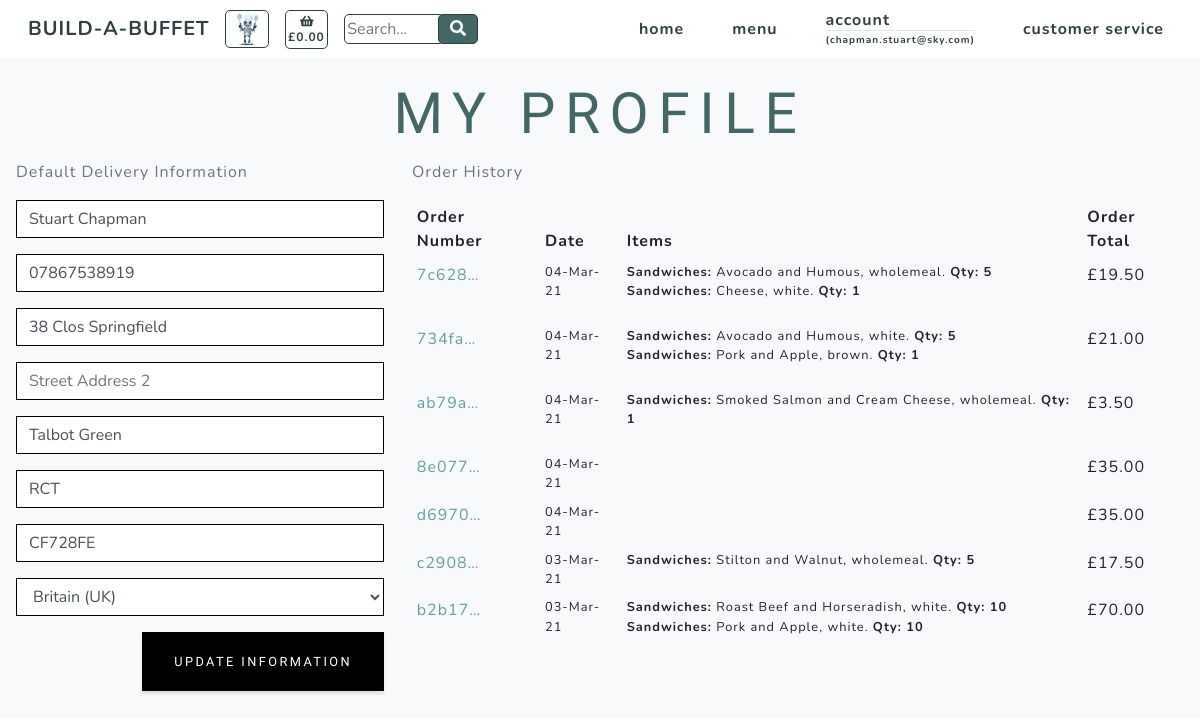
Screenshot of /profiles/ (signed in) with the database file from the repository.
### profiles/models.py (models this page shows)
class UserProfile(models.Model):
    user = models.OneToOneField(User, on_delete=models.CASCADE)
    default_full_name = models.CharField(max_length=20, null=True, blank=True)
    default_phone_number = models.CharField(max_length=20, null=True, blank=True)
    default_street_address1 = models.CharField(max_length=80, null=True, blank=True)
    default_street_address2 = models.CharField(max_length=80, null=True, blank=True)
    default_town_or_city = models.CharField(max_length=40, null=True, blank=True)
    default_county = models.CharField(max_length=80, null=True, blank=True)
    default_postcode = models.CharField(max_length=20, null=True, blank=True)
    default_country = CountryField(blank_label='Country', null=True, blank=True)
    def __str__(self):
        return self.user.username

### checkout/models.py (models this page shows, shortened)
class Order(models.Model):
    customer_name = models.CharField(max_length=50, null=False, blank=False)
    order_number = models.CharField(max_length=32, null=False, editable=False)
    cookie = models.CharField(max_length=32, null=False, editable=False)
    full_name = models.CharField(max_length=50, null=False, blank=False)
    email = models.EmailField(max_length=254, null=False, blank=False)
    phone_number = models.CharField(max_length=20, null=False, blank=False)
    country = CountryField(blank_label='Country *', null=False, blank=False)
    postcode = models.CharField(max_length=20, null=True, blank=True)
    town_or_city = models.CharField(max_length=40, null=False, blank=False)
    street_address1 = models.CharField(max_length=80, null=False, blank=False)
    street_address2 = models.CharField(max_length=80, null=True, blank=True)
    county = models.CharField(max_length=80, null=True, blank=True)
    date = models.DateTimeField(auto_now_add=True)
    delivery_cost = models.DecimalField(max_digits=6, decimal_places=2, null=False, default=0)
    order_total = models.DecimalField(max_digits=10, decimal_places=2, null=False, default=0)
    grand_total = models.DecimalField(max_digits=10, decimal_places=2, null=False, default=0)

class Order_items(models.Model):
    class Meta:
        verbose_name_plural = 'Order_items'
    order_number = models.CharField(max_length=32, null=False, editable=False)
    cookie = models.DecimalField(max_digits=8, decimal_places=0)
    item_number = models.DecimalField(max_digits=9999, decimal_places=0)
    category = models.CharField(max_length=254)
    name = models.CharField(max_length=254)
    servings = models.DecimalField(max_digits=3, decimal_places=0)
    option = models.CharField(max_length=254)
    total_price = models.DecimalField(max_digits=6, decimal_places=2, null=True, blank=True)

### products/models.py (models this page shows, shortened)
class Options(models.Model):
    class Meta:
        verbose_name_plural = 'Options'
    category = models.ForeignKey('Category', null=True, blank=True,
                                 on_delete=models.SET_NULL)
    option1 = models.TextField()
    option2 = models.TextField()
    option3 = models.TextField()

### profiles/views.py (the view)
# urls.py: path('', views.profile, name='profile'),
@login_required
def profile(request):
    profile = get_object_or_404(UserProfile, user=request.user)
    if request.method == 'POST':
        form = UserProfileForm(request.POST, instance=profile)
        if form.is_valid():
            form.save()
            messages.success(request, 'Profile updated successfully')
        else:
            messages.error(request, 'Update failed. Please ensure the form is valid.')
    else:
        form = UserProfileForm(instance=profile)
    options = Options.objects.all()
    orders = Order.objects.filter(customer_name=profile)
    items = Order_items.objects.none()
    x = -1
    for order in orders:
        x = x + 1
        order_number = Order.objects.filter(customer_name=profile)[x].order_number
        order_items = Order_items.objects.filter(order_number=order_number)
        items = items | order_items
    orders = orders.order_by('-date')
    context = {
        'form': form,
        'orders': orders,
        'items': items,
        'options': options,
        'on_profile_page': True
    }
    return render(request, 'profiles/profile.html', context)

### profiles/forms.py
class UserProfileForm(forms.ModelForm):
    class Meta:
        model = UserProfile
        exclude = ('user',)
    def __init__(self, *args, **kwargs):
        super().__init__(*args, **kwargs)
        placeholders = {
            'default_full_name': 'Full Name',
            'default_phone_number': 'Phone Number',
            'default_postcode': 'Postal Code',
            'default_town_or_city': 'Town or City',
            'default_street_address1': 'Street Address 1',
            'default_street_address2': 'Street Address 2',
            'default_county': 'County, State or Locality',
        }
        self.fields['default_phone_number'].widget.attrs['autofocus'] = True
        for field in self.fields:
            if field != 'default_country':
                if self.fields[field].required:
                    placeholder = f'{placeholders[field]} *'
                else:
                    placeholder = placeholders[field]
                self.fields[field].widget.attrs['placeholder'] = placeholder
            self.fields[field].widget.attrs['class'] = 'border-black rounded-0 profile-form-input'
            self.fields[field].label = False

### basket/contexts.py (called while the page is built)
def basket_context(request):
    cookie_key = settings.COOKIE_KEY
    try:
        cookie = request.COOKIES[cookie_key]
        basket_total = Basket.objects.filter(cookie=cookie).aggregate(Sum('total_price'))
        if basket_total['total_price__sum'] is None:
            basket_total = ""
    except KeyError:
        basket_total = ""
        cookie = 99999999
    context = {
            'cookie': cookie,
            'cookie_key': cookie_key,
            'basket_total': basket_total,
        }
    return context

### profiles/templates/profiles/profile.html (shortened to what this page needs)
{% extends "base.html" %}
{% load static %}
{% block content %}
    <section class="products-section bg-light" id="products">
        <div class="container">
            <div class="row justify-content-center no-gutters">
                <div class="col-xl-12">
                    <h1 class="product-text-one mx-auto text-uppercase text-center flex-margin-b text-blue">My Profile</h1>
                </div>
                <div class="row">
                    <div class="px-3 col-12 col-lg-4">
                        <p class="text-muted">Default Delivery Information</p>
                        <form class="mt-3" action="{% url 'profile' %}" method="POST" id="profile-update-form">
                            {{ form|crispy }}
                            <button class="mb-4 btn btn-black rounded-0 text-uppercase float-right">Update Information</button>
                        </form>
                    </div>
                    <div class="col-12 col-lg-8">
                        <p class="text-muted">Order History</p>
                        <div class="order-history table-responsive">
                            <table class="table table-sm table-borderless">
                                <thead>
                                    <tr>
                                        <th>Order Number</th>
                                        <th>Date</th>
                                        <th>Items</th>
                                        <th>Order Total</th>
                                    </tr>
                                </thead>
                                <tbody>
                                    {% for order in orders %}
                                        <tr>
                                            <td>
                                                <a href="{% url 'order_success' order.order_number %}"
                                                title="{{ order.order_number }}">
                                                    {{ order.order_number|truncatechars:6 }}
                                                </a>
                                            </td>
                                            <td class="small">{{ order.date|date:'d-M-y' }}</td>
                                            <td>
                                                <ul class="list-unstyled">
                                                    {% for item in items %}
                                                        {% if item.order_number == order.order_number %}
                                                            <li class="small">
                                                                {% if item.option == "selected-one" %}
                                                                    {% for option in options %}
                                                                        <b>{{ item.category.title }}:</b> {{ item.name }}, {{ option.option1 }}. <b>Qty: {{ item.servings }}</b>
                                                                    {% endfor %}
                                                                {% endif %}
                                                                {% if item.option == "selected-two" %}
                                                                    {% for option in options %}
                                                                        <b>{{ item.category.title }}:</b> {{ item.name }}, {{ option.option2 }}. <b>Qty: {{ item.servings }}</b>
                                                                    {% endfor %}
                                                                {% endif %}
                                                                {% if item.option == "selected-three" %}
                                                                    {% for option in options %}
                                                                        <b>{{ item.category.title }}:</b> {{ item.name }}, {{ option.option3 }}. <b>Qty: {{ item.servings }}</b>
                                                                    {% endfor %}
                                                                {% endif %}
                                                            </li>
                                                        {% endif %}
                                                    {% endfor %}
                                                </ul>
                                            </td>
                                            <td>£{{ order.order_total }}</td>
                                        </tr>
                                    {% endfor %}
                                </tbody>
                            </table>
                        </div>
                    </div>
                </div>
            </div>
        </div>
    </section>
{% endblock %}

### templates/base.html (shortened to what this page needs)
{% load static %}
<!doctype html>
<html lang="en">
  <head>
    {% block corecss %}
        <link href="{% static 'css/styles.css' %}" rel="stylesheet" />
        <link href="{% static 'css/slider.css' %}" rel="stylesheet" />
    {% endblock %}
  </head>
  <body id="page-top" onload="createCookie()">
        <nav class="navbar navbar-expand-lg navbar-light fixed-top" id="mainNav">
            <div class="container">
                <a class="navbar-brand js-scroll-trigger navbar-brand-vis" href="#page-top">BUILD-A-BUFFET</a>
                <div>
                    <ul class="navbar-nav ml-auto align-vertically">
                        <li class="nav-item"><a class="nav-link js-scroll-trigger bartholemew-menu" href=""><img src="/media/assets/img/bartholemew-sml.jpg" alt="bartholemew" height="36"></a></li>
                    </ul>
                </div>
                <div>
                    <ul class="navbar-nav ml-auto align-vertically">
                        {% if basket_total.total_price__sum != None %}
                            <li class="nav-item"><a class="nav-link js-scroll-trigger text-center text-xs-nav basket" href="{% url 'basket' %}"><i class="fa fa-shopping-basket" aria-hidden="true"></i><br><span class=" text-xs-nav">£{{ basket_total.total_price__sum|floatformat:"2" }}</span></a></li>
                        {% else %}
                            <li class="nav-item"><a class="nav-link js-scroll-trigger text-center text-xs-nav basket" href="{% url 'basket' %}"><i class="fa fa-shopping-basket" aria-hidden="true"></i><br><span class=" text-xs-nav">£0.00</span></a></li>
                        {% endif %}
                    </ul>
                </div>
                <div class="mr-auto">
                    <form method="GET" action="">
                        <div class="input-group">
                            <input class="search-input" type="text" name="q" placeholder="Search...">
                            <div class="input-group-append">
                                <button class="search-button text-center" type="submit">
                                        <i class="fas fa-search"></i>
                                </button>
                            </div>
                        </div>
                    </form>
                </div>
                <div class="collapse navbar-collapse" id="navbarResponsive">
                    <ul class="navbar-nav ml-auto">
                        <li class="nav-item my-auto"><a class="nav-link js-scroll-trigger" href="{% url 'home' %}">home</a></li>
                        <li class="nav-item dropdown my-auto">
                            <a class="nav-link js-scroll-trigger" href="#" id="all-menus-link" data-toggle="dropdown" aria-haspopup="true" aria-expanded="false">
                                menu
                            </a>
                        </li>
                        <li class="nav-item dropdown">
                            {% if request.user.is_authenticated %}
                                <a class="nav-link js-scroll-trigger" href="#" id="account-link" data-toggle="dropdown" aria-haspopup="true" aria-expanded="false">
                                    account
                                    <hr class="d-none d-lg-block user-br">
                                    <span class="user-text">
                                    ({{ request.user }})</span>
                                </a>
                            {% else %}
                                <a class="nav-link js-scroll-trigger" href="#" id="account-link" data-toggle="dropdown" aria-haspopup="true" aria-expanded="false">
                                    account
                                </a>
                            {% endif %}
                        </li>
                        <li class="nav-item my-auto"><a class="nav-link js-scroll-trigger" href="#service">customer service</a></li>
                    </ul>
                </div>
            </div>
        </nav>
    {% block content %}
    {% endblock %}
  </body>
</html>

### rows the page displays
UserProfile: default_full_name "Stuart Chapman", default_phone_number "07867538919", default_street_address1 "38 Clos Springfield", default_town_or_city "Talbot Green", default_county "RCT", default_postcode "CF728FE", default_country "Britain (UK)"
Order: order_number "7c628…", date "04-Mar-21", order_total "19.50"
Order_items: category "Sandwiches", name "Avocado and Humous", servings "5"
Options: option3 "wholemeal", option1 "white", option2 "brown"
Order_items: category "Sandwiches", name "Cheese", servings "1"
Order: order_number "734fa…", date "04-Mar-21", order_total "21.00"
Order_items: category "Sandwiches", name "Avocado and Humous", servings "5"
Order_items: category "Sandwiches", name "Pork and Apple", servings "1"
Order: order_number "ab79a…", date "04-Mar-21", order_total "3.50"
Order_items: category "Sandwiches", name "Smoked Salmon and Cream Cheese", servings "1"
Order: order_number "8e077…", date "04-Mar-21", order_total "35.00"
Order: order_number "d6970…", date "04-Mar-21", order_total "35.00"
Order: order_number "c2908…", date "03-Mar-21", order_total "17.50"
Order_items: category "Sandwiches", name "Stilton and Walnut", servings "5"
Order: order_number "b2b17…", date "03-Mar-21", order_total "70.00"
Order_items: category "Sandwiches", name "Roast Beef and Horseradish", servings "10"
Order_items: category "Sandwiches", name "Pork and Apple", servings "10"

### other values shown
{{ request.user }} "chapman.stuart@sky.com"
